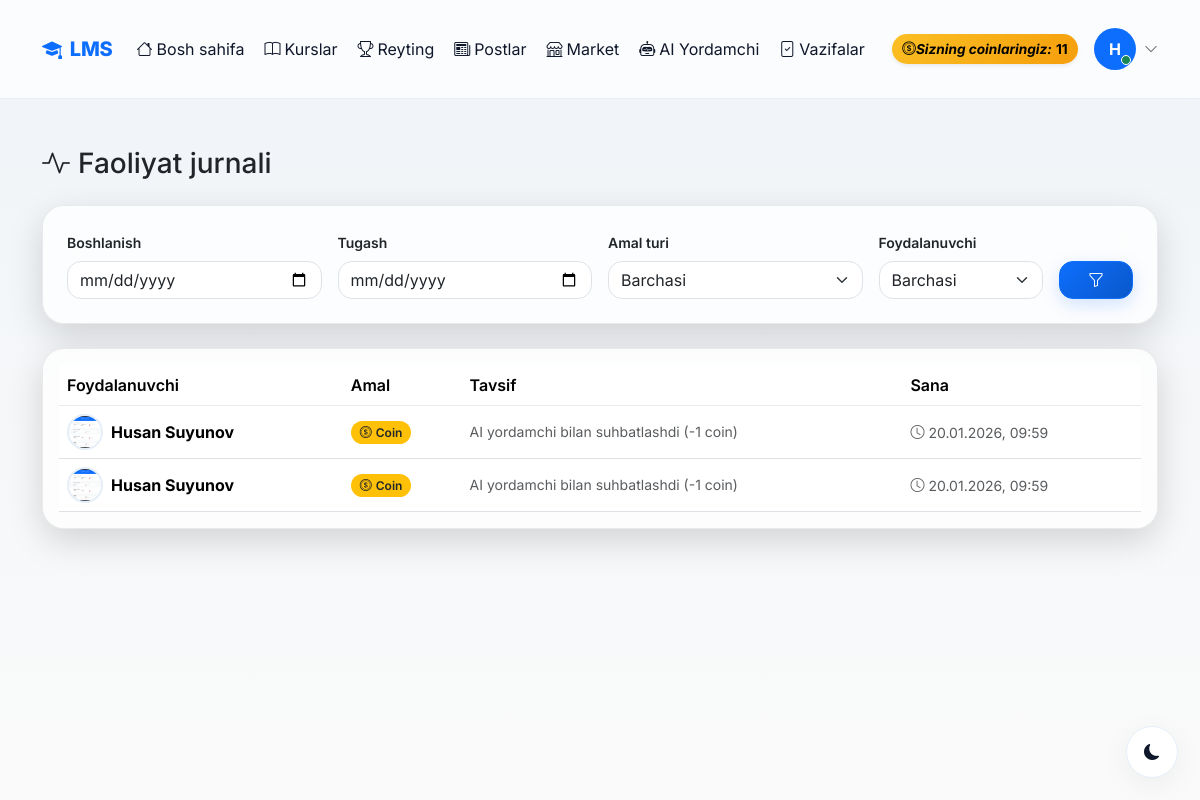
/dashboard/activities/ (signed in), run on an earlier commit of the app's database.
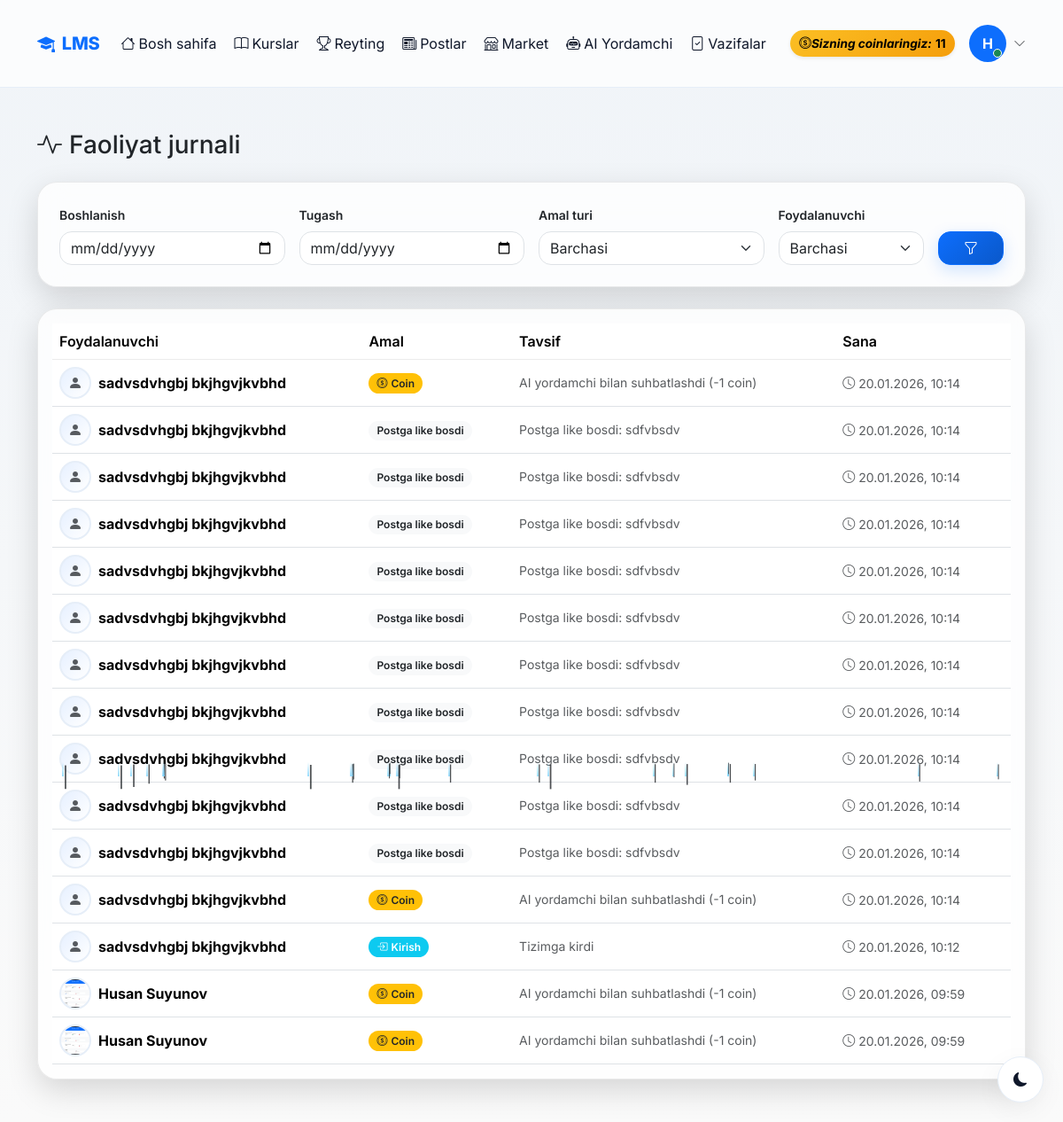
And on a later commit of the database.
### accounts/models.py (models this page shows, shortened)
class CustomUser(AbstractUser):
    ROLE_CHOICES = (
        ('admin', 'Admin'),
        ('teacher', 'O\'qituvchi'),
        ('student', 'O\'quvchi'),
    )
    first_name = models.CharField(max_length=100, verbose_name="Ism")
    last_name = models.CharField(max_length=100, verbose_name="Familiya")
    phone = models.CharField(max_length=20, unique=True, verbose_name="Telefon raqam")
    role = models.CharField(max_length=20, choices=ROLE_CHOICES, default='student', verbose_name="Rol")
    photo = models.ImageField(upload_to='profiles/', blank=True, null=True, verbose_name="Profil rasmi")
    profession = models.ForeignKey(Profession, on_delete=models.SET_NULL, null=True, blank=True, related_name='students', verbose_name="Yo'nalish")
    is_blocked = models.BooleanField(default=False, verbose_name="Bloklangan")
    last_activity = models.DateTimeField(null=True, blank=True, verbose_name="Oxirgi faollik")
    bio = models.TextField(blank=True, null=True, verbose_name="O'zi haqida")
    coins = models.IntegerField(default=0, verbose_name="Coinlar")
    total_online_time = models.IntegerField(default=0, verbose_name="Jami online vaqt (daqiqa)")
    address = models.CharField(max_length=300, blank=True, null=True, verbose_name="Yashash manzili")
    birth_date = models.DateField(null=True, blank=True, verbose_name="Tug'ilgan kuni")
    id_card = models.FileField(upload_to='documents/id_cards/', blank=True, null=True, verbose_name="ID karta/Pasport")
    birth_certificate = models.FileField(upload_to='documents/birth_certificates/', blank=True, null=True, verbose_name="Tug'ilganlik haqida guvohnoma")
    @property
    def is_admin(self):
        return self.role == 'admin'
    @property
    def is_teacher(self):
        return self.role == 'teacher'
    @property
    def full_name(self):
        return f"{self.first_name} {self.last_name}"
    class Meta:
        verbose_name = "Foydalanuvchi"
        verbose_name_plural = "Foydalanuvchilar"

### coin/models.py (models this page shows, shortened)
class ActivityLog(models.Model):
    ACTION_TYPES = (
        ('login', 'Tizimga kirdi'),
        ('logout', 'Tizimdan chiqdi'),
        ('like_post', 'Postga like bosdi'),
        ('comment_post', 'Postga izoh qoldirdi'),
        ('like_product', 'Mahsulotga like bosdi'),
        ('comment_product', 'Mahsulotga izoh qoldirdi'),
        ('submit_homework', 'Vazifa topshirdi'),
        ('homework_graded', 'Vazifasi baholandi'),
        ('submit_test', 'Test topshirdi'),
        ('watch_video', 'Video ko\'rdi'),
        ('enroll_course', 'Kursga yozildi'),
        ('purchase_product', 'Mahsulot sotib oldi'),
        ('earn_coins', 'Coin oldi'),
    )
    user = models.ForeignKey(settings.AUTH_USER_MODEL, on_delete=models.CASCADE, related_name='activities')
    action_type = models.CharField(max_length=30, choices=ACTION_TYPES)
    description = models.TextField(verbose_name="Tavsif")
    ip_address = models.GenericIPAddressField(null=True, blank=True)
    created_at = models.DateTimeField(auto_now_add=True)
    class Meta:
        ordering = ['-created_at']
        verbose_name = "Faollik"
        verbose_name_plural = "Faolliklar"

### coin/views.py (the view)
# urls.py: path('dashboard/activities/', views.admin_activities, name='admin_activities'),
@login_required
def admin_activities(request):
    if not request.user.is_admin:
        return redirect('home')
    activities = ActivityLog.objects.all().select_related('user')
    date_from = request.GET.get('date_from')
    date_to = request.GET.get('date_to')
    action_type = request.GET.get('action_type')
    user_id = request.GET.get('user')
    if date_from:
        from datetime import datetime
        date_from = datetime.strptime(date_from, '%Y-%m-%d')
        activities = activities.filter(created_at__date__gte=date_from)
    if date_to:
        from datetime import datetime
        date_to = datetime.strptime(date_to, '%Y-%m-%d')
        activities = activities.filter(created_at__date__lte=date_to)
    if action_type:
        activities = activities.filter(action_type=action_type)
    if user_id:
        activities = activities.filter(user_id=user_id)
    users = CustomUser.objects.all()
    action_types = ActivityLog.ACTION_TYPES
    return render(request, 'coin/admin/activities.html', {
        'activities': activities[:500],
        'users': users,
        'action_types': action_types,
    })

### coin/templates/coin/admin/activities.html (shortened to what this page needs)
{% extends 'accounts/base.html' %}
{% block content %}
<div class="container my-4 my-md-5">
<div class="d-flex justify-content-between align-items-center mb-4 flex-wrap gap-2">
    <h3 class="m-0">
        <i class="bi bi-activity me-2"></i>Faoliyat jurnali
    </h3>
</div>
<div class="ios-card mb-4">
<div class="p-4">
<form method="get" class="row g-3 align-items-end">
    <div class="col-md-3">
        <label class="form-label small fw-semibold">Boshlanish</label>
        <input type="date" name="date_from"
               class="form-control ios-input"
               value="{{ request.GET.date_from }}">
    </div>
    <div class="col-md-3">
        <label class="form-label small fw-semibold">Tugash</label>
        <input type="date" name="date_to"
               class="form-control ios-input"
               value="{{ request.GET.date_to }}">
    </div>
    <div class="col-md-3">
        <label class="form-label small fw-semibold">Amal turi</label>
        <select name="action_type" class="form-select ios-select">
            <option value="">Barchasi</option>
        </select>
    </div>
    <div class="col-md-2">
        <label class="form-label small fw-semibold">Foydalanuvchi</label>
        <select name="user" class="form-select ios-select">
            <option value="">Barchasi</option>
        </select>
    </div>
    <div class="col-md-1 d-grid">
        <button class="btn btn-primary filter-btn">
            <i class="bi bi-funnel"></i>
        </button>
    </div>
</form>
</div>
</div>
<div class="ios-card">
<div class="p-3">
<div class="table-responsive">
<table class="table align-middle mb-0">
<thead>
<tr>
    <th>Foydalanuvchi</th>
    <th>Amal</th>
    <th>Tavsif</th>
    <th>Sana</th>
</tr>
</thead>
<tbody>
{% for activity in activities %}
<tr>
<td data-label="Foydalanuvchi">
    <div class="d-flex align-items-center gap-2">
        {% if activity.user.photo %}
        <img src="{{ activity.user.photo.url }}" class="avatar">
        {% else %}
        <div class="avatar bg-secondary bg-opacity-25 d-flex align-items-center justify-content-center">
            <i class="bi bi-person-fill text-muted"></i>
        </div>
        {% endif %}
        <strong>{{ activity.user.full_name }}</strong>
    </div>
</td>
<td data-label="Amal">
{% if activity.action_type == 'login' %}
<span class="badge bg-info"><i class="bi bi-box-arrow-in-right me-1"></i>Kirish</span>
{% elif activity.action_type == 'logout' %}
<span class="badge bg-secondary"><i class="bi bi-box-arrow-right me-1"></i>Chiqish</span>
{% elif activity.action_type == 'like_product' or activity.action_type == 'like_post' %}
<span class="badge bg-danger"><i class="bi bi-heart-fill me-1"></i>Like</span>
{% elif activity.action_type == 'comment_product' or activity.action_type == 'comment_post' %}
<span class="badge bg-primary"><i class="bi bi-chat-fill me-1"></i>Izoh</span>
{% elif activity.action_type == 'purchase_product' %}
<span class="badge bg-success"><i class="bi bi-cart-fill me-1"></i>Xarid</span>
{% elif activity.action_type == 'earn_coins' %}
<span class="badge bg-warning text-dark"><i class="bi bi-coin me-1"></i>Coin</span>
{% elif activity.action_type == 'watch_video' %}
<span class="badge bg-success"><i class="bi bi-check-circle me-1"></i>Dars</span>
{% elif activity.action_type == 'submit_homework' %}
<span class="badge bg-primary"><i class="bi bi-file-earmark-check me-1"></i>Vazifa</span>
{% else %}
<span class="badge bg-light text-dark">{{ activity.action_type }}</span>
{% endif %}
</td>
<td data-label="Tavsif" class="text-muted small">
    {{ activity.description }}
</td>
<td data-label="Sana">
    <small class="text-muted">
        <i class="bi bi-clock me-1"></i>{{ activity.created_at|date:"d.m.Y, H:i" }}
    </small>
</td>
</tr>
{% endfor %}
</tbody>
</table>
</div>
</div>
</div>
</div>
{% endblock %}

### accounts/templates/accounts/base.html (shortened to what this page needs)
<!DOCTYPE html>
<html lang="uz" data-bs-theme="light">
<head>
    {% load static %}
    <link rel="stylesheet" href="{% static 'effects/weather_effect.css' %}">
    <link rel="stylesheet" href="{% static 'css/base.css' %}">
    <link href="https://cdn.jsdelivr.net/npm/bootstrap@5.3.2/dist/css/bootstrap.min.css" rel="stylesheet">
    <link href="https://cdn.jsdelivr.net/npm/bootstrap-icons@1.11.1/font/bootstrap-icons.css" rel="stylesheet">
</head>
<body>
<div id="weather_effect"></div>
    <div class="theme-toggle">
        <button class="btn shadow-soft" id="themeToggle" aria-label="Toggle theme">
            <i class="bi bi-moon-fill" id="themeIcon" aria-hidden="true"></i>
        </button>
    </div>
    {% if user.is_authenticated %}
    <nav class="navbar navbar-expand-lg sticky-top">
        <div class="container main-container">
            <a class="navbar-brand d-flex align-items-center gap-2" href="{% url 'home' %}">
                <i class="bi bi-mortarboard-fill"></i>
                <span>LMS</span>
            </a>
            <div class="collapse navbar-collapse" id="navbarNav">
                <ul class="navbar-nav me-auto mb-2 mb-lg-0 align-items-lg-center gap-lg-1">
                    <li class="nav-item">
                        <a class="nav-link {% if request.resolver_match.url_name == 'home' %}active{% endif %}"
                            href="{% url 'home' %}">
                            <i class="bi bi-house me-1"></i>Bosh sahifa
                        </a>
                    </li>
                    <li class="nav-item">
                        <a class="nav-link {% if request.resolver_match.url_name and 'profession' in request.resolver_match.url_name %}active{% endif %}"
                            href="{% url 'professions' %}">
                            <i class="bi bi-book me-1"></i>Kurslar
                        </a>
                    </li>
                    <li class="nav-item">
                        <a class="nav-link {% if request.resolver_match.url_name == 'leaderboard' %}active{% endif %}"
                            href="{% url 'leaderboard' %}">
                            <i class="bi bi-trophy me-1"></i>Reyting
                        </a>
                    </li>
                    <li class="nav-item">
                        <a class="nav-link {% if request.resolver_match.app_names and 'blog' in request.resolver_match.app_names %}active{% endif %}"
                            href="{% url 'blog:post_list' %}">
                            <i class="bi bi-newspaper me-1"></i>Postlar
                        </a>
                    </li>
                    <li class="nav-item">
                        <a class="nav-link {% if 'market' in request.resolver_match.url_name %}active{% endif %}"
                            href="{% url 'coin:market_list' %}">
                            <i class="bi bi-shop me-1"></i>Market
                        </a>
                    </li>
                    <li class="nav-item">
                        <a class="nav-link {% if 'ai_yordamchi' in request.resolver_match.app_names %}active{% endif %}"
                            href="{% url 'ai_yordamchi:chat_home' %}">
                            <i class="bi bi-robot me-1"></i>AI Yordamchi
                        </a>
                    </li>
                    {% if user.is_teacher or user.is_admin %}
                    <li class="nav-item">
                        <a class="nav-link {% if request.resolver_match.url_name == 'homework_submissions' %}active{% endif %}"
                            href="{% url 'homework_submissions' %}">
                            <i class="bi bi-file-check me-1"></i>Vazifalar
                        </a>
                    </li>
                    {% endif %}
                </ul>
                <div class="d-flex align-items-center gap-3">
                    <div class="coin-badge d-flex align-items-center gap-1 shadow-sm" title="Sizning coinlaringiz">
                        <i class="bi bi-coin">Sizning coinlaringiz: </i>
                        {{ user.coins|default:0 }}
                    </div>
                    <div class="dropdown">
                        <a class="d-flex align-items-center gap-2 text-decoration-none" data-bs-toggle="dropdown"
                            aria-expanded="false" role="button">
                            <div class="position-relative">
                                {% if user.profile.image and user.profile.image.url %}
                                <img src="{{ user.profile.image.url }}" class="rounded-circle shadow-sm"
                                    style="width:42px;height:42px;object-fit:cover"
                                    alt="{{ user.get_full_name|default:user.username }}">
                                {% elif user.avatar_url %}
                                <img src="{{ user.avatar_url }}" class="rounded-circle shadow-sm"
                                    style="width:42px;height:42px;object-fit:cover"
                                    alt="{{ user.get_full_name|default:user.username }}">
                                {% else %}
                                <div class="rounded-circle bg-primary text-white d-flex align-items-center justify-content-center fw-bold"
                                    style="width:42px;height:42px;">
                                    {{ user.get_full_name|default:user.username|slice:":1"|upper }}
                                </div>
                                {% endif %}
                                <span
                                    class="position-absolute bottom-0 end-0 translate-middle p-1 bg-success border border-white rounded-circle"></span>
                            </div>
                            <i class="bi bi-chevron-down small text-muted"></i>
                        </a>
                    </div>
                </div>
            </div>
        </div>
    </nav>
    {% endif %}
    <main class="main-container">
        {% block content %}{% endblock %}
    </main>
</body>
</html>

What changed in the data, as far as the page shows it:
added ActivityLog: user.full_name "sadvsdvhgbj bkjhgvjkvbhd", action_type "earn_coins" (drawn), description "AI yordamchi bilan suhbatlashdi (-1 coin)", created_at "20.01.2026, 10:14"
added ActivityLog: user.full_name "sadvsdvhgbj bkjhgvjkvbhd", action_type "Postga like bosdi", description "Postga like bosdi: sdfvbsdv", created_at "20.01.2026, 10:14"
added ActivityLog: user.full_name "sadvsdvhgbj bkjhgvjkvbhd", action_type "Postga like bosdi", description "Postga like bosdi: sdfvbsdv", created_at "20.01.2026, 10:14"
added ActivityLog: user.full_name "sadvsdvhgbj bkjhgvjkvbhd", action_type "Postga like bosdi", description "Postga like bosdi: sdfvbsdv", created_at "20.01.2026, 10:14"
added ActivityLog: user.full_name "sadvsdvhgbj bkjhgvjkvbhd", action_type "Postga like bosdi", description "Postga like bosdi: sdfvbsdv", created_at "20.01.2026, 10:14"
added ActivityLog: user.full_name "sadvsdvhgbj bkjhgvjkvbhd", action_type "Postga like bosdi", description "Postga like bosdi: sdfvbsdv", created_at "20.01.2026, 10:14"
added ActivityLog: user.full_name "sadvsdvhgbj bkjhgvjkvbhd", action_type "Postga like bosdi", description "Postga like bosdi: sdfvbsdv", created_at "20.01.2026, 10:14"
added ActivityLog: user.full_name "sadvsdvhgbj bkjhgvjkvbhd", action_type "Postga like bosdi", description "Postga like bosdi: sdfvbsdv", created_at "20.01.2026, 10:14"
added ActivityLog: user.full_name "sadvsdvhgbj bkjhgvjkvbhd", action_type "Postga like bosdi", description "Postga like bosdi: sdfvbsdv", created_at "20.01.2026, 10:14"
added ActivityLog: user.full_name "sadvsdvhgbj bkjhgvjkvbhd", action_type "Postga like bosdi", description "Postga like bosdi: sdfvbsdv", created_at "20.01.2026, 10:14"
added ActivityLog: user.full_name "sadvsdvhgbj bkjhgvjkvbhd", action_type "Postga like bosdi", description "Postga like bosdi: sdfvbsdv", created_at "20.01.2026, 10:14"
added ActivityLog: user.full_name "sadvsdvhgbj bkjhgvjkvbhd", action_type "earn_coins" (drawn), description "AI yordamchi bilan suhbatlashdi (-1 coin)", created_at "20.01.2026, 10:14"
added ActivityLog: user.full_name "sadvsdvhgbj bkjhgvjkvbhd", action_type "login" (drawn), description "Tizimga kirdi", created_at "20.01.2026, 10:12"
